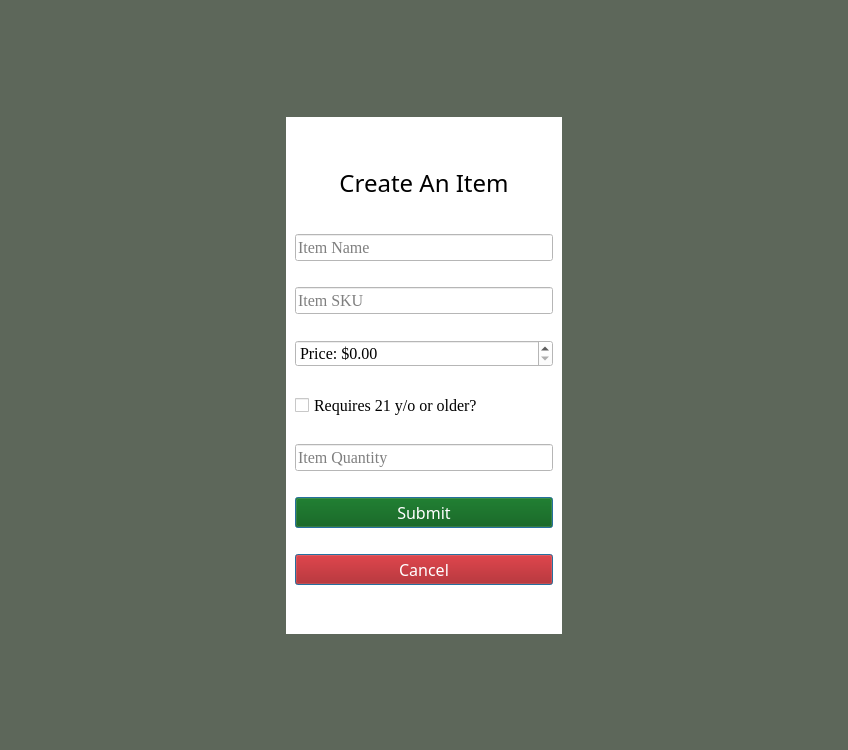
<?xml version="1.0" encoding="UTF-8"?>
<ui version="4.0">
 <class>MainWindow</class>
 <widget class="QMainWindow" name="MainWindow">
  <property name="geometry">
   <rect>
    <x>0</x>
    <y>0</y>
    <width>848</width>
    <height>750</height>
   </rect>
  </property>
  <property name="windowTitle">
   <string>Limitless Loyalty</string>
  </property>
  <property name="styleSheet">
   <string notr="true">background-color: rgb(93, 103, 90);</string>
  </property>
  <widget class="QWidget" name="centralwidget">
   <layout class="QGridLayout" name="gridLayout_2">
    <item row="1" column="0">
     <spacer name="horizontalSpacer">
      <property name="orientation">
       <enum>Qt::Horizontal</enum>
      </property>
      <property name="sizeHint" stdset="0">
       <size>
        <width>40</width>
        <height>20</height>
       </size>
      </property>
     </spacer>
    </item>
    <item row="1" column="1">
     <widget class="QWidget" name="gridWidget" native="true">
      <property name="styleSheet">
       <string notr="true">background-color: rgb(255, 255, 255);</string>
      </property>
      <layout class="QVBoxLayout" name="verticalLayout">
       <item>
        <spacer name="verticalSpacer_2">
         <property name="orientation">
          <enum>Qt::Vertical</enum>
         </property>
         <property name="sizeHint" stdset="0">
          <size>
           <width>20</width>
           <height>40</height>
          </size>
         </property>
        </spacer>
       </item>
       <item>
        <widget class="QLabel" name="label">
         <property name="font">
          <font>
           <family>Bell MT</family>
           <pointsize>18</pointsize>
          </font>
         </property>
         <property name="text">
          <string>Create An Item</string>
         </property>
         <property name="alignment">
          <set>Qt::AlignCenter</set>
         </property>
        </widget>
       </item>
       <item>
        <widget class="QLabel" name="errMsg">
         <property name="font">
          <font>
           <family>Bell MT</family>
           <pointsize>12</pointsize>
          </font>
         </property>
         <property name="styleSheet">
          <string notr="true">color: rgb(255, 255, 255);</string>
         </property>
         <property name="text">
          <string>&lt;DEFAULT TEXT&gt;</string>
         </property>
         <property name="alignment">
          <set>Qt::AlignCenter</set>
         </property>
        </widget>
       </item>
       <item>
        <widget class="QLineEdit" name="addItemName">
         <property name="font">
          <font>
           <family>Times New Roman</family>
           <pointsize>12</pointsize>
          </font>
         </property>
         <property name="placeholderText">
          <string>Item Name</string>
         </property>
        </widget>
       </item>
       <item>
        <spacer name="horizontalSpacer_3">
         <property name="orientation">
          <enum>Qt::Horizontal</enum>
         </property>
         <property name="sizeHint" stdset="0">
          <size>
           <width>40</width>
           <height>20</height>
          </size>
         </property>
        </spacer>
       </item>
       <item>
        <widget class="QLineEdit" name="itemSKU">
         <property name="font">
          <font>
           <family>Times New Roman</family>
           <pointsize>12</pointsize>
          </font>
         </property>
         <property name="placeholderText">
          <string>Item SKU</string>
         </property>
        </widget>
       </item>
       <item>
        <spacer name="horizontalSpacer_4">
         <property name="orientation">
          <enum>Qt::Horizontal</enum>
         </property>
         <property name="sizeHint" stdset="0">
          <size>
           <width>40</width>
           <height>20</height>
          </size>
         </property>
        </spacer>
       </item>
       <item>
        <widget class="QDoubleSpinBox" name="itemPrice">
         <property name="font">
          <font>
           <family>Times New Roman</family>
           <pointsize>12</pointsize>
          </font>
         </property>
         <property name="prefix">
          <string>Price: $</string>
         </property>
        </widget>
       </item>
       <item>
        <spacer name="horizontalSpacer_5">
         <property name="orientation">
          <enum>Qt::Horizontal</enum>
         </property>
         <property name="sizeHint" stdset="0">
          <size>
           <width>40</width>
           <height>20</height>
          </size>
         </property>
        </spacer>
       </item>
       <item>
        <widget class="QCheckBox" name="ageReq">
         <property name="font">
          <font>
           <family>Times New Roman</family>
           <pointsize>12</pointsize>
          </font>
         </property>
         <property name="text">
          <string>Requires 21 y/o or older?</string>
         </property>
        </widget>
       </item>
       <item>
        <spacer name="horizontalSpacer_8">
         <property name="orientation">
          <enum>Qt::Horizontal</enum>
         </property>
         <property name="sizeHint" stdset="0">
          <size>
           <width>40</width>
           <height>20</height>
          </size>
         </property>
        </spacer>
       </item>
       <item>
        <widget class="QLineEdit" name="itemAmount">
         <property name="font">
          <font>
           <family>Times New Roman</family>
           <pointsize>12</pointsize>
          </font>
         </property>
         <property name="placeholderText">
          <string>Item Quantity</string>
         </property>
        </widget>
       </item>
       <item>
        <spacer name="horizontalSpacer_6">
         <property name="orientation">
          <enum>Qt::Horizontal</enum>
         </property>
         <property name="sizeHint" stdset="0">
          <size>
           <width>40</width>
           <height>20</height>
          </size>
         </property>
        </spacer>
       </item>
       <item>
        <widget class="QPushButton" name="submit">
         <property name="font">
          <font>
           <family>Bell MT</family>
           <pointsize>12</pointsize>
          </font>
         </property>
         <property name="styleSheet">
          <string notr="true">background-color: rgb(0, 85, 0);
color: rgb(255, 255, 255);</string>
         </property>
         <property name="text">
          <string>Submit</string>
         </property>
         <property name="default">
          <bool>true</bool>
         </property>
        </widget>
       </item>
       <item>
        <spacer name="horizontalSpacer_7">
         <property name="orientation">
          <enum>Qt::Horizontal</enum>
         </property>
         <property name="sizeHint" stdset="0">
          <size>
           <width>40</width>
           <height>20</height>
          </size>
         </property>
        </spacer>
       </item>
       <item>
        <widget class="QPushButton" name="cancel">
         <property name="font">
          <font>
           <family>Bell MT</family>
           <pointsize>12</pointsize>
          </font>
         </property>
         <property name="styleSheet">
          <string notr="true">background-color: rgb(170, 0, 0);
color: rgb(255, 255, 255);</string>
         </property>
         <property name="text">
          <string>Cancel</string>
         </property>
         <property name="default">
          <bool>true</bool>
         </property>
        </widget>
       </item>
       <item>
        <spacer name="verticalSpacer_5">
         <property name="orientation">
          <enum>Qt::Vertical</enum>
         </property>
         <property name="sizeHint" stdset="0">
          <size>
           <width>20</width>
           <height>40</height>
          </size>
         </property>
        </spacer>
       </item>
      </layout>
     </widget>
    </item>
    <item row="1" column="2">
     <spacer name="horizontalSpacer_2">
      <property name="orientation">
       <enum>Qt::Horizontal</enum>
      </property>
      <property name="sizeHint" stdset="0">
       <size>
        <width>40</width>
        <height>20</height>
       </size>
      </property>
     </spacer>
    </item>
    <item row="0" column="1">
     <spacer name="verticalSpacer_3">
      <property name="orientation">
       <enum>Qt::Vertical</enum>
      </property>
      <property name="sizeHint" stdset="0">
       <size>
        <width>20</width>
        <height>40</height>
       </size>
      </property>
     </spacer>
    </item>
    <item row="2" column="1">
     <spacer name="verticalSpacer_4">
      <property name="orientation">
       <enum>Qt::Vertical</enum>
      </property>
      <property name="sizeHint" stdset="0">
       <size>
        <width>20</width>
        <height>40</height>
       </size>
      </property>
     </spacer>
    </item>
   </layout>
  </widget>
 </widget>
 <tabstops>
  <tabstop>addItemName</tabstop>
  <tabstop>itemSKU</tabstop>
  <tabstop>itemPrice</tabstop>
  <tabstop>ageReq</tabstop>
  <tabstop>itemAmount</tabstop>
  <tabstop>submit</tabstop>
  <tabstop>cancel</tabstop>
 </tabstops>
 <resources/>
 <connections/>
</ui>
